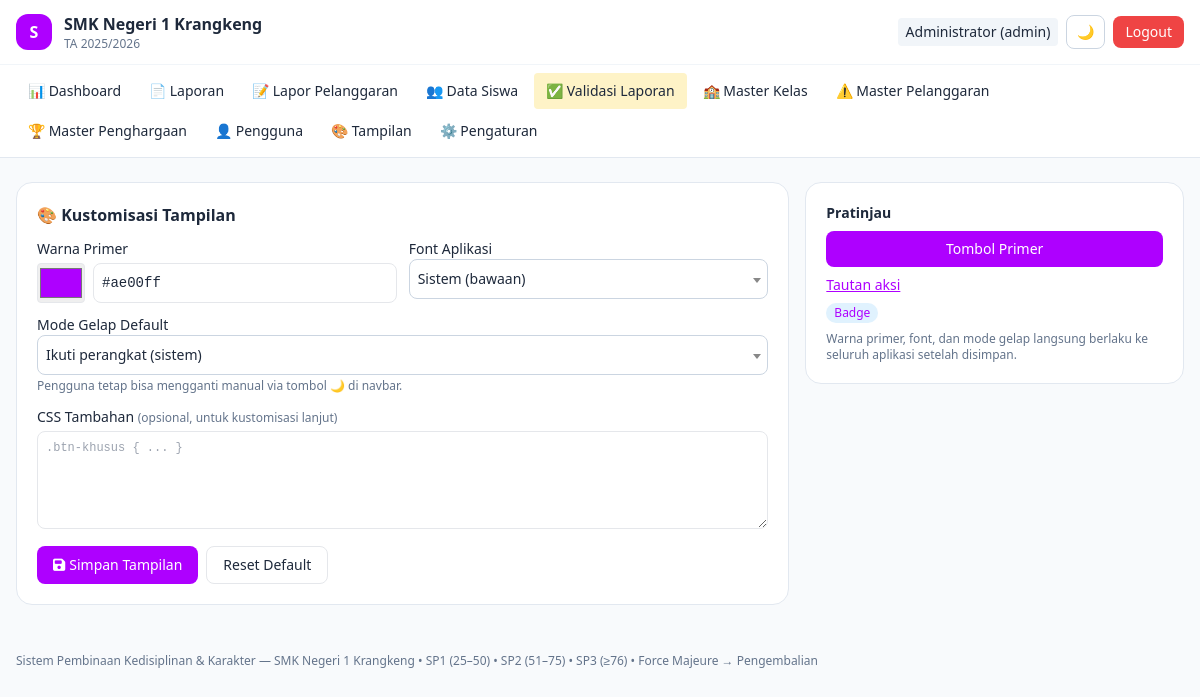
The page /tampilan (signed in) on the database its author committed.
### tables this page shows
CREATE TABLE `pengaturan_sekolah` (
  `id` int NOT NULL AUTO_INCREMENT,
  `nama_sekolah` varchar(150) NOT NULL DEFAULT 'SMK Negeri 1 Krangkeng',
  `alamat` text,
  `telepon` varchar(30) DEFAULT NULL,
  `email` varchar(100) DEFAULT NULL,
  `tahun_ajaran_aktif` varchar(20) NOT NULL DEFAULT '2025/2026',
  `semester_aktif` enum('Ganjil','Genap') NOT NULL DEFAULT 'Ganjil',
  `logo_path` varchar(255) DEFAULT NULL COMMENT 'path relatif ex: uploads/logo/logo-171xxx.png',
  `kepala_sekolah_nama` varchar(100) DEFAULT NULL,
  `kepala_sekolah_nip` varchar(30) DEFAULT NULL,
  `created_at` timestamp NULL DEFAULT CURRENT_TIMESTAMP,
  `updated_at` timestamp NULL DEFAULT CURRENT_TIMESTAMP ON UPDATE CURRENT_TIMESTAMP,
  PRIMARY KEY (`id`)
);

CREATE TABLE `pengaturan_tampilan` (
  `id` int NOT NULL AUTO_INCREMENT,
  `warna_primer` varchar(7) NOT NULL DEFAULT '#0284c7',
  `font_family` varchar(40) NOT NULL DEFAULT 'sistem',
  `mode_default` enum('sistem','terang','gelap') NOT NULL DEFAULT 'sistem',
  `custom_css` text,
  `updated_at` timestamp NULL DEFAULT CURRENT_TIMESTAMP ON UPDATE CURRENT_TIMESTAMP,
  PRIMARY KEY (`id`)
);

### app/Core/View.php (called while the page is built, shortened)
<?php
class View
{
    public static function render(string $view, array $data = []): void
    {
        extract($data);
        $user = Auth::user();
        $setting = $data['setting'] ?? \App\Models\SettingModel::get();
        $tampilan = $data['tampilan'] ?? \App\Models\TampilanModel::get();
        $viewFile = __DIR__ . '/../Views/' . $view . '.php';
        require __DIR__ . '/../Views/layouts/header.php';
        require $viewFile;
        require __DIR__ . '/../Views/layouts/footer.php';
    }
}

### app/Controllers/AppControllers.php (called while the page is built, shortened)
<?php
class TampilanController
{
    public function index(): void
    {
        View::render('setting/tampilan', [
            'setting' => SettingModel::get(),
            'tampilan' => \App\Models\TampilanModel::get(),
            'fonts' => \App\Models\TampilanModel::FONTS,
        ]);
    }
}

### app/Core/Router.php (called while the page is built, shortened)
<?php
class Router
{
    private array $routes = ['GET' => [], 'POST' => []];
    public function get(string $path, $handler, array $roles = []): void
    {
        $this->routes['GET'][$path] = ['handler' => $handler, 'roles' => $roles];
    }
    public function post(string $path, $handler, array $roles = []): void
    {
        $this->routes['POST'][$path] = ['handler' => $handler, 'roles' => $roles];
    }
    public function dispatch(): void
    {
        $method = $_SERVER['REQUEST_METHOD'];
        $uri = parse_url($_SERVER['REQUEST_URI'], PHP_URL_PATH);
        $uri = '/' . trim($uri, '/');
        $route = $this->routes[$method][$uri] ?? null;
        [$controller, $action] = $route['handler'];
        (new $controller())->$action();
    }
}

### public/index.php (called while the page is built, shortened)
<?php
require __DIR__ . '/../app/Core/Database.php';
require __DIR__ . '/../app/Core/Auth.php';
require __DIR__ . '/../app/Core/Router.php';
require __DIR__ . '/../app/Core/View.php';
require __DIR__ . '/../app/Controllers/AppControllers.php';
$router = new Router();
$router->get('/login', [AuthController::class, 'loginForm']);
$router->post('/login', [AuthController::class, 'login']);
$router->get('/logout', [AuthController::class, 'logout']);
$all = ['admin','kepsek','wakasek','wali_kelas','osis'];
$router->get('/dashboard', [DashboardController::class, 'index'], $all);
$router->get('/api/chart', [DashboardController::class, 'chartApi'], $all);
$router->get('/lapor-pelanggaran', [LaporanController::class, 'formPelanggaran'], $all);
$router->post('/lapor-pelanggaran', [LaporanController::class, 'simpanPelanggaran'], $all);
$router->post('/validasi', [LaporanController::class, 'validasi'], ['admin','wali_kelas']);
$router->get('/setting', [SettingController::class, 'index'], ['admin']);
$router->post('/setting', [SettingController::class, 'update'], ['admin']);
$router->get('/cetak-sp', [CetakController::class, 'sp'], ['admin','wali_kelas']);
$router->get('/cetak-sertifikat', [CetakController::class, 'sertifikat'], ['admin','wali_kelas']);
$router->get('/master-pelanggaran', [MasterController::class, 'pelanggaran'], ['admin']);
$router->post('/master-pelanggaran', [MasterController::class, 'simpanPelanggaran'], ['admin']);
$router->get('/master-pelanggaran-hapus', [MasterController::class, 'hapusPelanggaran'], ['admin']);
$router->get('/master-penghargaan', [MasterController::class, 'penghargaan'], ['admin']);
$router->post('/master-penghargaan', [MasterController::class, 'simpanPenghargaan'], ['admin']);
$router->get('/master-penghargaan-hapus', [MasterController::class, 'hapusPenghargaan'], ['admin']);
$router->get('/master-kelas', [MasterController::class, 'kelas'], ['admin']);
$router->post('/master-kelas', [MasterController::class, 'simpanKelas'], ['admin']);
$router->get('/master-kelas-hapus', [MasterController::class, 'hapusKelas'], ['admin']);
$router->get('/siswa', [SiswaController::class, 'index'], ['admin','wali_kelas','kepsek','wakasek']);
$router->get('/siswa-form', [SiswaController::class, 'form'], ['admin','wali_kelas']);
$router->post('/siswa-form', [SiswaController::class, 'simpan'], ['admin','wali_kelas']);
$router->get('/siswa-hapus', [SiswaController::class, 'hapus'], ['admin']);
$router->get('/siswa-detail', [SiswaController::class, 'detail'], ['admin','wali_kelas','kepsek','wakasek']);
$router->get('/siswa-import', [SiswaController::class, 'importForm'], ['admin','wali_kelas']);
$router->post('/siswa-import', [SiswaController::class, 'importProses'], ['admin','wali_kelas']);
$router->get('/validasi', [ValidasiController::class, 'index'], ['admin','wali_kelas']);
$router->post('/validasi-pelanggaran', [ValidasiController::class, 'putuskanPelanggaran'], ['admin','wali_kelas']);
$router->post('/validasi-penghargaan', [ValidasiController::class, 'putuskanPenghargaan'], ['admin','wali_kelas']);
$router->get('/laporan', [ReportController::class, 'index'], $all);
$router->get('/laporan-cetak', [ReportController::class, 'cetak'], $all);
$router->get('/laporan-export', [ReportController::class, 'export'], $all);
$router->get('/users', [\App\Controllers\UserController::class, 'index'], ['admin']);
$router->get('/users-form', [\App\Controllers\UserController::class, 'form'], ['admin']);
$router->post('/users-form', [\App\Controllers\UserController::class, 'simpan'], ['admin']);
$router->get('/users-hapus', [\App\Controllers\UserController::class, 'hapus'], ['admin']);
$router->get('/users-toggle', [\App\Controllers\UserController::class, 'toggle'], ['admin']);
$router->get('/tampilan', [\App\Controllers\TampilanController::class, 'index'], ['admin']);
$router->post('/tampilan', [\App\Controllers\TampilanController::class, 'update'], ['admin']);
$router->get('/tampilan-reset', [\App\Controllers\TampilanController::class, 'reset'], ['admin']);
$router->dispatch();

### config/config.php (called while the page is built, shortened)
<?php
return [
    'db' => [
        'host' => '127.0.0.1',
        'port' => '3306',
        'name' => 'tatibapp',
        'user' => 'root',
        'pass' => '',
        'charset' => 'utf8mb4',
    ],
    'upload' => [
        'bukti_dir' => __DIR__ . '/../public/uploads/bukti',
        'logo_dir'  => __DIR__ . '/../public/uploads/logo',
        'max_size'  => 2 * 1024 * 1024,
        'allowed'   => ['jpg','jpeg','png','webp'],
    ],
];

### app/Core/Database.php (called while the page is built, shortened)
<?php
class Database
{
    private static ?PDO $instance = null;
    public static function get(): PDO
    {
        if (self::$instance === null) {
            $cfg = require __DIR__ . '/../../config/config.php';
            $db = $cfg['db'];
            $dsn = "mysql:host={$db['host']};port={$db['port']};dbname={$db['name']};charset={$db['charset']}";
            try {
                self::$instance = new PDO($dsn, $db['user'], $db['pass'], [
                    PDO::ATTR_ERRMODE => PDO::ERRMODE_EXCEPTION,
                    PDO::ATTR_DEFAULT_FETCH_MODE => PDO::FETCH_ASSOC,
                ]);
            } catch (PDOException $e) {
                die('Koneksi database gagal: ' . htmlspecialchars($e->getMessage()));
            }
        }
        return self::$instance;
    }
}

### app/Models/AppModels.php (called while the page is built, shortened)
<?php
class SettingModel
{
    public static function get(): array
    {
        $row = Database::get()->query('SELECT * FROM pengaturan_sekolah LIMIT 1')->fetch();
        return $row ?: ['nama_sekolah' => 'SMK Negeri 1 Krangkeng', 'logo_path' => null, 'tahun_ajaran_aktif' => '2025/2026'];
    }
}
class TampilanModel
{
    public static function get(): array
    {
        $row = Database::get()->query('SELECT * FROM pengaturan_tampilan WHERE id=1')->fetch();
        return $row ?: ['warna_primer' => '#0284c7', 'font_family' => 'sistem', 'mode_default' => 'sistem', 'custom_css' => null];
    }
}

### app/Core/Auth.php (called while the page is built, shortened)
<?php
class Auth
{
    public static function user(): ?array
    {
        return $_SESSION['user'] ?? null;
    }
}

### app/Views/setting/tampilan.php (the view, shortened to what this page needs)
<div class="grid lg:grid-cols-3 gap-4">
  <form method="post" action="/tampilan" class="lg:col-span-2 rounded-2xl p-5 bg-white dark:bg-slate-900 border border-slate-200 dark:border-slate-800 space-y-3 text-sm">
    <h1 class="font-semibold text-base">🎨 Kustomisasi Tampilan</h1>
    <div class="grid grid-cols-1 sm:grid-cols-2 gap-3">
      <label class="block">Warna Primer
        <span class="flex gap-2 mt-1">
          <input type="color" name="warna_primer" id="t_warna" value="<?= htmlspecialchars($tampilan['warna_primer']) ?>" class="w-12 h-10 rounded border cursor-pointer">
          <input id="t_warna_hex" value="<?= htmlspecialchars($tampilan['warna_primer']) ?>" maxlength="7" class="flex-1 p-2 rounded-lg border dark:bg-slate-800 dark:border-slate-700 font-mono">
        </span>
      </label>
      <label class="block">Font Aplikasi
      </label>
    </div>
    <label class="block">Mode Gelap Default
      <span class="text-xs text-slate-500">Pengguna tetap bisa mengganti manual via tombol 🌙 di navbar.</span>
    </label>
    <label class="block">CSS Tambahan <span class="text-xs text-slate-500">(opsional, untuk kustomisasi lanjut)</span>
      <textarea name="custom_css" rows="5" placeholder=".btn-khusus { ... }" class="mt-1 w-full p-2 rounded-lg border dark:bg-slate-800 dark:border-slate-700 font-mono text-xs"><?= htmlspecialchars($tampilan['custom_css'] ?? '') ?></textarea>
    </label>
    <div class="flex flex-wrap gap-2">
      <button class="px-4 py-2 rounded-lg bg-sky-600 text-white"><i class="fa-solid fa-floppy-disk mr-1"></i>Simpan Tampilan</button>
      <a href="/tampilan-reset" onclick="return confirm('Kembalikan ke tampilan default?')" class="px-4 py-2 rounded-lg border">Reset Default</a>
    </div>
  </form>
  <div class="rounded-2xl p-5 bg-white dark:bg-slate-900 border border-slate-200 dark:border-slate-800 h-fit text-sm">
    <h2 class="font-semibold mb-2">Pratinjau</h2>
    <div class="space-y-2">
      <button class="px-4 py-2 rounded-lg bg-sky-600 text-white w-full">Tombol Primer</button>
      <span class="inline-block text-sky-600 underline">Tautan aksi</span>
      <span class="block text-xs px-2 py-0.5 rounded-full bg-sky-100 text-sky-700 w-fit">Badge</span>
      <p class="text-xs text-slate-500">Warna primer, font, dan mode gelap langsung berlaku ke seluruh aplikasi setelah disimpan.</p>
    </div>
  </div>
</div>

### app/Views/layouts/header.php (shortened to what this page needs)
<!DOCTYPE html>
<html lang="id" class="">
<head>
<script src="https://cdn.tailwindcss.com"></script>
<link href="https://cdn.jsdelivr.net/npm/select2@4.1.0-rc.0/dist/css/select2.min.css" rel="stylesheet" />
<link href="https://cdnjs.cloudflare.com/ajax/libs/font-awesome/6.5.2/css/all.min.css" rel="stylesheet" />
<link href="https://cdn.datatables.net/1.13.8/css/jquery.dataTables.min.css" rel="stylesheet" />
<link href="/assets/css/custom.css?v=3" rel="stylesheet" />
</head>
<body class="bg-slate-50 dark:bg-slate-950 text-slate-800 dark:text-slate-100 min-h-screen text-[15px] sm:text-base">
<nav class="sticky top-0 z-20 backdrop-blur bg-white/90 dark:bg-slate-900/90 border-b border-slate-200 dark:border-slate-800">
  <div class="max-w-7xl mx-auto px-3 sm:px-4 py-2.5 sm:py-3 flex items-center gap-2 sm:gap-3">
    <?php if (!empty($setting['logo_path'])): ?>
      <img src="/<?= htmlspecialchars($setting['logo_path']) ?>" class="w-8 h-8 sm:w-9 sm:h-9 rounded object-cover shrink-0" alt="logo">
    <?php else: ?>
      <div class="w-8 h-8 sm:w-9 sm:h-9 rounded-xl bg-sky-500 text-white grid place-items-center font-bold shrink-0">S</div>
    <?php endif; ?>
    <div class="font-semibold text-sm sm:text-base leading-tight min-w-0">
      <span class="block truncate"><?= htmlspecialchars($setting['nama_sekolah'] ?? 'SMK Negeri 1 Krangkeng') ?></span>
      <span class="block text-[11px] sm:text-xs font-normal text-slate-500">TA <?= htmlspecialchars($setting['tahun_ajaran_aktif'] ?? '') ?></span>
    </div>
    <div class="ml-auto flex items-center gap-1.5 sm:gap-2 text-sm shrink-0">
      <span class="hidden md:inline-block px-2 py-1 rounded bg-slate-100 dark:bg-slate-800 max-w-[220px] truncate"><?= htmlspecialchars($user['nama'] ?? '') ?> (<?= htmlspecialchars($user['role'] ?? '') ?>)</span>
      <button onclick="document.documentElement.classList.toggle('dark');localStorage.theme=document.documentElement.classList.contains('dark')?'dark':'light'" aria-label="Toggle dark mode" class="px-2.5 py-1.5 rounded-lg border border-slate-300 dark:border-slate-700">🌙</button>
      <a href="/logout" class="hidden sm:inline-block px-3 py-1.5 rounded-lg bg-red-500 text-white">Logout</a>
    </div>
  </div>
  <div id="navMenu" class="hidden md:block border-t border-slate-100 dark:border-slate-800/60">
    <div class="max-w-7xl mx-auto px-3 sm:px-4 py-2 flex flex-col md:flex-row md:flex-wrap gap-1 text-sm">
      <a href="/dashboard" class="px-3 py-2 rounded hover:bg-slate-100 dark:hover:bg-slate-800">📊 Dashboard</a>
      <a href="/laporan" class="px-3 py-2 rounded hover:bg-slate-100 dark:hover:bg-slate-800">📄 Laporan</a>
      <a href="/lapor-pelanggaran" class="px-3 py-2 rounded hover:bg-slate-100 dark:hover:bg-slate-800">📝 Lapor Pelanggaran</a>
      <a href="/siswa" class="px-3 py-2 rounded hover:bg-slate-100 dark:hover:bg-slate-800">👥 Data Siswa</a>
      <?php if (in_array($user['role'] ?? '', ['admin','wali_kelas'])): ?><a href="/validasi" class="px-3 py-2 rounded bg-amber-100 dark:bg-amber-900 hover:opacity-80">✅ Validasi Laporan</a><?php endif; ?>
      <?php if (in_array($user['role'] ?? '', ['admin'])): ?>
        <a href="/master-kelas" class="px-3 py-2 rounded hover:bg-slate-100 dark:hover:bg-slate-800">🏫 Master Kelas</a>
        <a href="/master-pelanggaran" class="px-3 py-2 rounded hover:bg-slate-100 dark:hover:bg-slate-800">⚠️ Master Pelanggaran</a>
        <a href="/master-penghargaan" class="px-3 py-2 rounded hover:bg-slate-100 dark:hover:bg-slate-800">🏆 Master Penghargaan</a>
      <a href="/users" class="px-3 py-2 rounded hover:bg-slate-100 dark:hover:bg-slate-800">👤 Pengguna</a>
      <a href="/tampilan" class="px-3 py-2 rounded hover:bg-slate-100 dark:hover:bg-slate-800">🎨 Tampilan</a>
      <a href="/setting" class="px-3 py-2 rounded hover:bg-slate-100 dark:hover:bg-slate-800">⚙️ Pengaturan</a>
      <?php endif; ?>
    </div>
  </div>
</nav>
<main class="max-w-7xl mx-auto px-3 sm:px-4 py-4 sm:py-6">

### app/Views/layouts/footer.php (shortened to what this page needs)
</main>
<footer class="max-w-7xl mx-auto px-4 py-6 text-xs text-slate-500 dark:text-slate-400">
  Sistem Pembinaan Kedisiplinan & Karakter — <?= htmlspecialchars($setting['nama_sekolah'] ?? '') ?> • SP1 (25–50) • SP2 (51–75) • SP3 (≥76) • Force Majeure → Pengembalian
</footer>
</body>
</html>

### rows shown on the page
pengaturan_sekolah: nama_sekolah "SMK Negeri 1 Krangkeng", tahun_ajaran_aktif "2025/2026"
pengaturan_tampilan: warna_primer "#ae00ff"

### other values the page prints
$user['nama'] "Administrator"
$user['role'] "admin"
